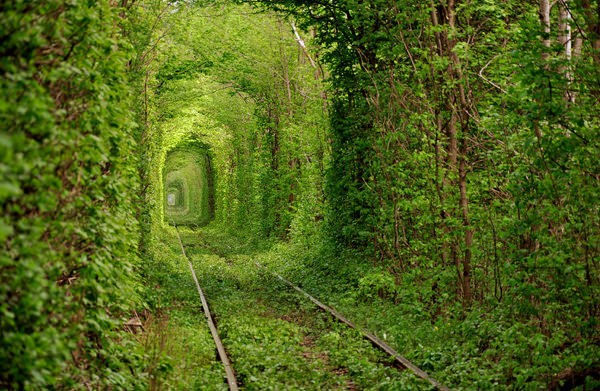
#> input picture images/tol.jpg, 600 x 391 px
$ python ex1d.py
#> lines starting #> are read from the running program, lines starting #| are printed output that depends on the picture; after the words box and inside, x2 and y2 are one past the last pixel; in counts of white or black regions, pixels touching at a corner belong together
### ex1a.py
import cv2

def split_into_4(im):
    h, w = im.shape[:2]
    im1 = im[0:int(h / 2), 0:int(w / 2)]
    im2 = im[0:int(h / 2), int(w / 2):w]
    im3 = im[int(h / 2):h, 0:int(w / 2)]
    im4 = im[int(h / 2):h, int(w / 2):w]
    return [im1, im2, im3, im4]

# [16 lines left out: functions binary_threshold, main, not called in this run]

# [2 lines that do not run on import are left out]

### ex1d.py
import cv2
import ex1a as ex1a

def bitwise_splicing(im, plane):
    i = 7 - (plane - 1) # maps plane to byte index
    h, w = im.shape[0], im.shape[1]
    for y in range(0, h):
        for x in range(0, w):
            byte = '{0:08b}'.format(im[y,x])
            im[y, x] = 255 if byte[i] == '1' else 0

def main():
    im = cv2.imread("images/tol.jpg", 0)  # loads image
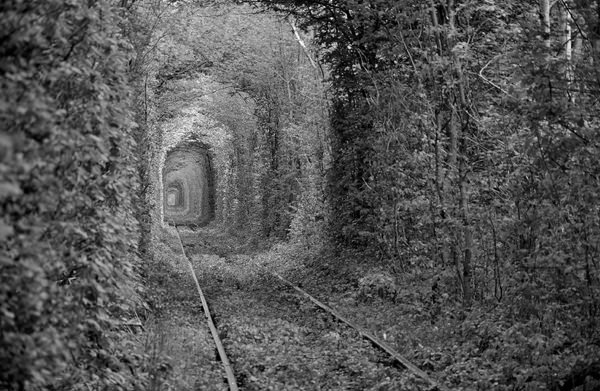
#> im: shape (391, 600); min 0, max 255, mean 85.3
    ims = ex1a.split_into_4(im)
#> in split_into_4, `im1 = im[0:int(h / 2), 0:int(w / 2)]`:
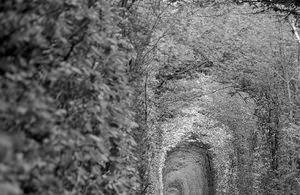
#> im1: shape (195, 300); min 0, max 255, mean 105.5
#> in split_into_4, `im2 = im[0:int(h / 2), int(w / 2):w]`:
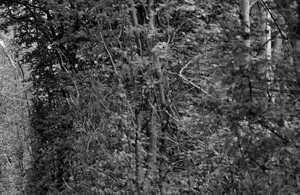
#> im2: shape (195, 300); min 0, max 255, mean 74.6
#> in split_into_4, `im3 = im[int(h / 2):h, 0:int(w / 2)]`:
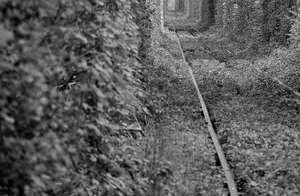
#> im3: shape (196, 300); min 0, max 225, mean 91.6
#> in split_into_4, `im4 = im[int(h / 2):h, int(w / 2):w]`:
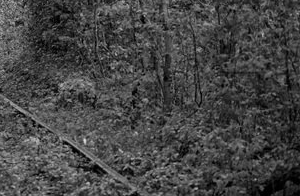
#> im4: shape (196, 300); min 0, max 223, mean 69.4
#> ims = 4 items
    for i in range(0, 4):
        bitwise_splicing(ims[i], 8)
        cv2.imshow('Tunnel of Love (' + str(i + 1) + ')', ims[i])
#> this loop made 4 passes
#> pass 1, in main, `cv2.imshow('Tunnel of Love (' + str(i + 1) + ')', ims[i])`:
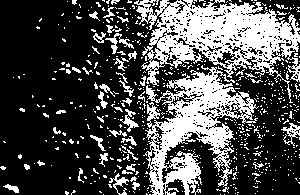
#> window 'Tunnel of Love (1)': shape (195, 300); 30.6% white; 616 white regions (569 under 20 px), largest, box (x1, y1, x2, y2) and area: (134, 0, 300, 103) 7463, (143, 65, 259, 195) 6276, (105, 33, 134, 54) 166
#> pass 2, in main, `cv2.imshow('Tunnel of Love (' + str(i + 1) + ')', ims[i])`:
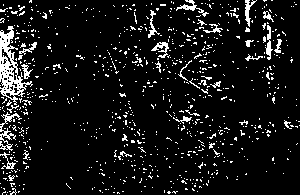
#> window 'Tunnel of Love (2)': shape (195, 300); 8.8% white in thin lines or dots
    cv2.waitKey(0)
    cv2.destroyAllWindows()

if __name__ == '__main__':
    main()
